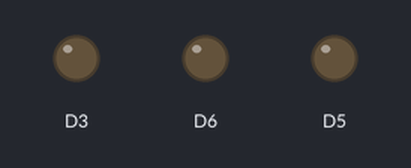
The sketch below on a simulated ESP8266 (NodeMCU). Parts: output pins drawn as LEDs (lit = HIGH). Random numbers use the default seed unless the sketch sets one; what the sketch prints to the serial monitor is not drawn.

Above: at 1.15 s.
At 7.42 s:
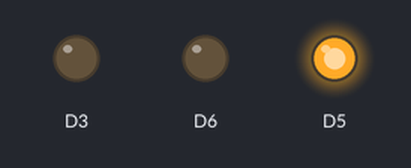
At 22.36 s:
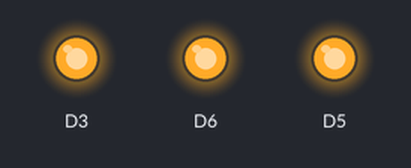
At 31.88 s:
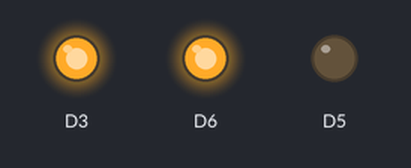
At 39.0 s:
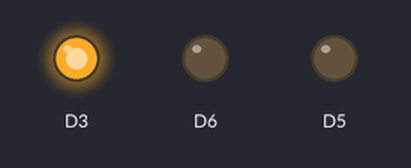
Timing chart, 0 to 40.0 s (numbered marks = the images above):
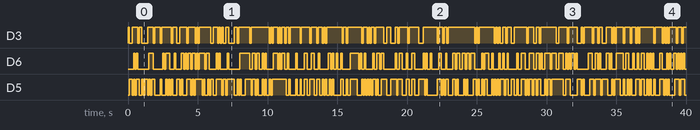

The sketch:

getallen_bende.ino
```cpp
void setup() {
  Serial.begin(115200);

  pinMode(D3, OUTPUT);
  pinMode(D5, OUTPUT);
  pinMode(D6, OUTPUT);
}

void loop() {
  //int val = analogRead(D1);  // Read digital value from D0
  //Serial.println(val);        // Print the value directly
  //delay(100);                 // Add a small delay for readability

  int A = random(999);
  int B = random(999);
  int C = random(999);
  int D = random(999);

  digitalWrite(D3, LOW);
  digitalWrite(D5, LOW);
  digitalWrite(D6, LOW);

  if (A > B or A > C)
  {
    digitalWrite(D3, HIGH);
    Serial.println("D3 = High");
  }
  if (C > A and A < B)
  {
    digitalWrite(D5, HIGH);
    Serial.println("D5 = High");
  }
  if (B > C and B > A and C < A)
  {
    digitalWrite(D6, HIGH);
    Serial.println("D6 = High");
  }

  if (D > A and D > B and D > C)
  {
    digitalWrite(D3, HIGH);
    digitalWrite(D5, HIGH);
    digitalWrite(D6, HIGH);
    Serial.println("All = High");
  }


  Serial.println(A);
  Serial.println(B);
  Serial.println(C);
  Serial.println(D);

  Serial.println("\n");
  delay(100);
  //Serial.println(val);
}
```

Measured:
- by itself, D3: LOW → HIGH at 0.00 s, → LOW 0.10 s later, → HIGH 0.20 s later, → LOW 0.40 s later, … (143 changes in this stretch)
- by itself, D6: LOW → HIGH at 0.40 s, → LOW 0.10 s later, → HIGH 0.10 s later, → LOW 0.10 s later, … (182 changes in this stretch)
- by itself, D5: LOW → HIGH at 0.10 s, → LOW 0.20 s later, → HIGH 0.10 s later, → LOW 0.10 s later, … (208 changes in this stretch)
